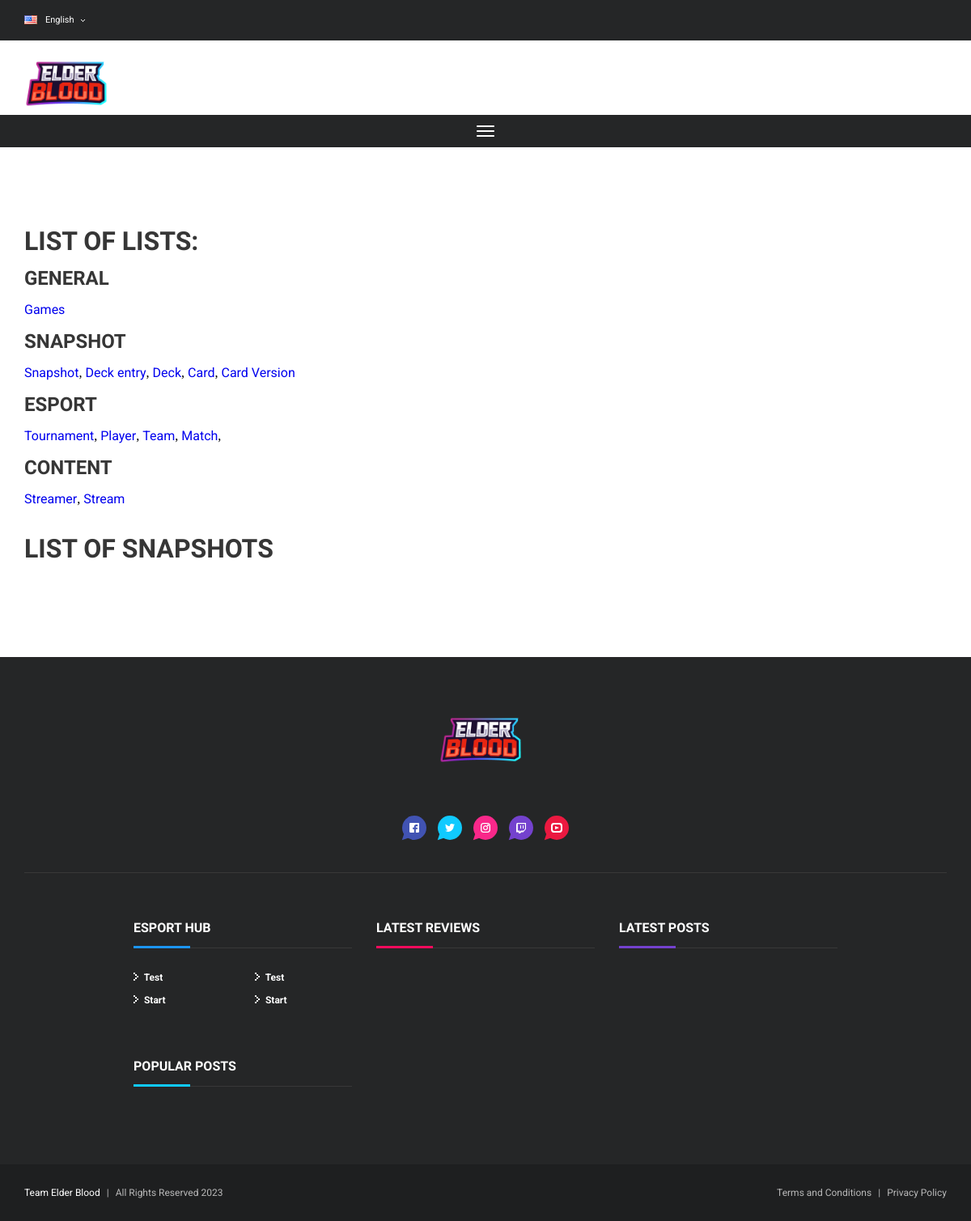
The page /snapshots/ on the database as committed earlier.
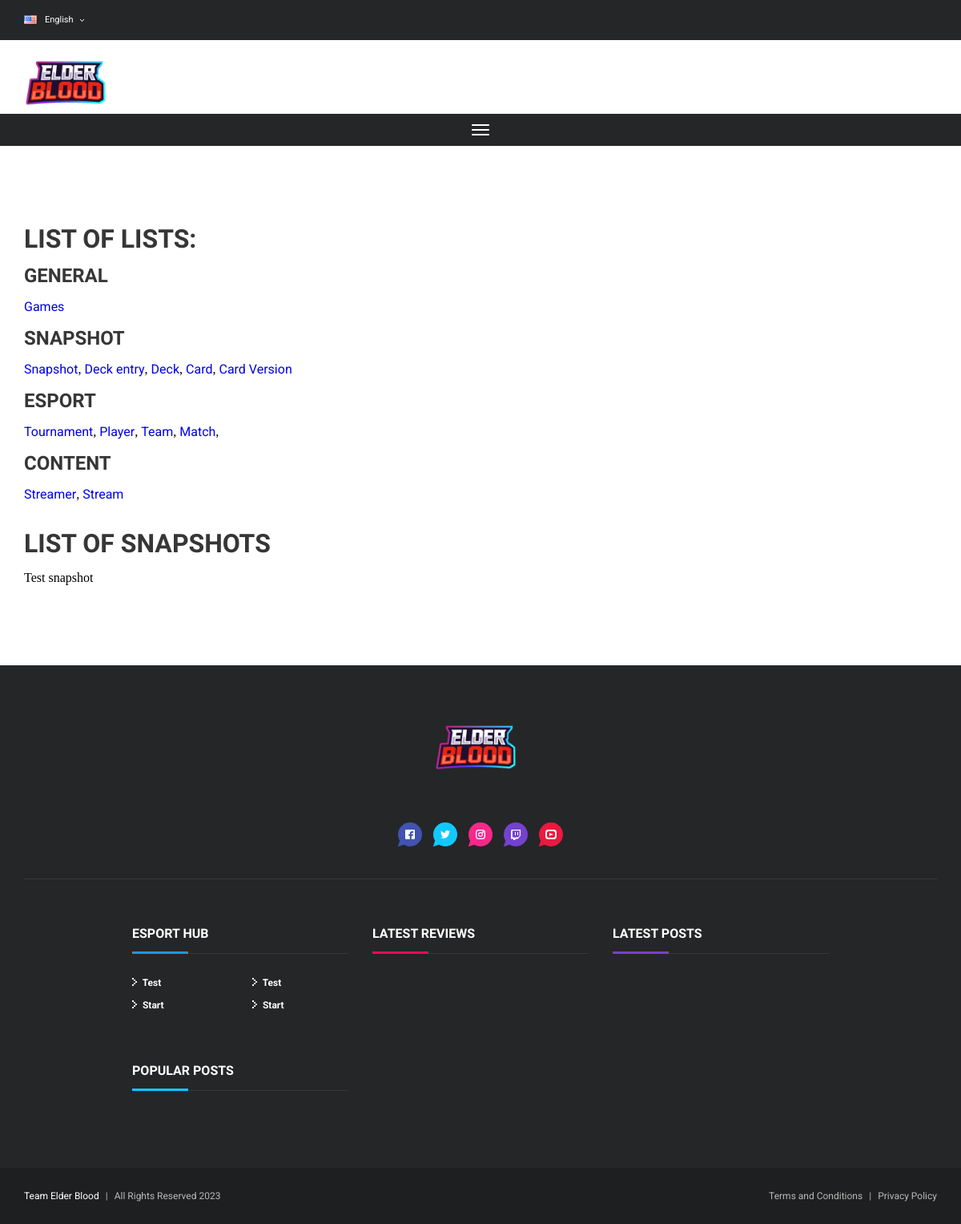
The same page on the database as committed later.
### hub/models.py (models this page shows, shortened)
class MenuItem(models.Model):
    author = models.ForeignKey('auth.User', on_delete=models.CASCADE)
    text = models.CharField(max_length=200)
    link = models.CharField(max_length=200)
    title = models.CharField(max_length=200, blank=True, null=True)
    order = models.IntegerField(default=1)
    location = models.CharField(max_length=200, default="Header")
    create_date = models.DateTimeField(default=timezone.now)
    publish_date = models.DateTimeField(blank=True, null=True)

class Snapshot(models.Model):
    title = models.CharField(max_length=200)
    description = RichTextField()
    date = models.DateTimeField(default=timezone.now)
    create_date = models.DateTimeField(default=timezone.now)
    publish_date = models.DateTimeField(default=timezone.now, blank=True, null=True)
    game = models.ForeignKey(Game, on_delete=models.CASCADE)

### hub/views.py (the view)
# urls.py: path('snapshots/', views.snapshots, name='snapshots'),
def snapshots(request):
    snapshot_list = Snapshot.objects.all().order_by('-publish_date')
    menu = MenuItem.objects.all().order_by('-order')
    return render(request, 'lists/snapshots.html', {'snapshots': snapshot_list, 'menu': menu})

### hub/templates/lists/snapshots.html
{% extends 'main/base.html' %}
{% load static %}
{% block content %}
<div class="layout-content-1 search-pad grid-limit">
    {% include "lists/mini-menu.html" %}
    <br/><br/><br/>
    <h1>List of snapshots</h1>
    <br/>
                          {% for snapshot in snapshots %}
    {{snapshot.title}}
    {% endfor %}
</div>
{% endblock %}

### hub/templates/common/footer.html (shortened to what the changed rows need)
{% load static %}
<div class="footer-top-wrap">
    <div class="footer-top grid-limit">
        <div class="footer-top-widgets grid-4col centered gutter-big">
            <div class="footer-top-widget">
                <div class="section-title-wrap blue negative">
                    <h2 class="section-title">Esport Hub</h2>
                </div>
                <div class="link-section">
                    <ul class="link-list small v2 negative">
                        {% for menuitem in menu %}
                        <li class="link-list-item">
                            <a href="{{ menuitem.link }}">
                                <svg class="arrow-icon medium">
                                    <use xlink:href="#svg-arrow-medium"></use>
                                </svg>
                                {{ menuitem.text }}
                            </a>
                        </li>
                        {% endfor %}
                    </ul>
                    <ul class="link-list small v2 negative">
                        {% for menuitem in menu %}
                        <li class="link-list-item">
                            <a href="{{ menuitem.link }}">
                                <svg class="arrow-icon medium">
                                    <use xlink:href="#svg-arrow-medium"></use>
                                </svg>
                                {{ menuitem.text }}
                            </a>
                        </li>
                        {% endfor %}
                    </ul>
                </div>
            </div>
            <div class="footer-top-widget">
                <div class="section-title-wrap red negative">
                    <h2 class="section-title">Latest Reviews</h2>
                </div>
            </div>
            <div class="footer-top-widget">
                <div class="section-title-wrap violet negative">
                    <h2 class="section-title">Latest Posts</h2>
                </div>
            </div>
            <div class="footer-top-widget">
                <div class="section-title-wrap blue-light negative">
                    <h2 class="section-title">Popular Posts</h2>
                </div>
            </div>
        </div>
    </div>
</div>
<div class="footer-bottom-wrap">
    <div class="footer-bottom grid-limit">
    </div>
</div>

Rows that differ between the two databases and show on the page:
added Snapshot: title "Test snapshot"
